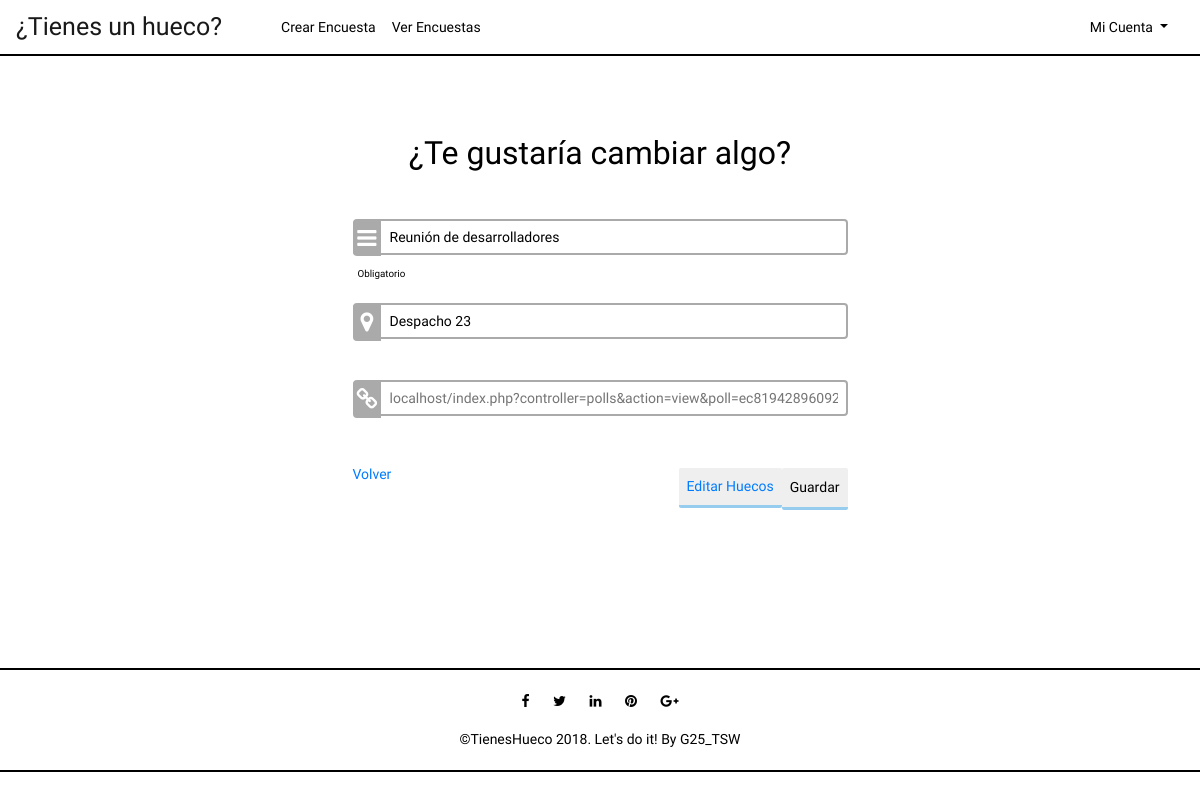
Page /index.php?controller=polls&action=edit&poll=ec819428960921f0cc1ce29022d26862 (signed in) on the committed database.
### tables this page shows
CREATE TABLE IF NOT EXISTS POLL(
  id int AUTO_INCREMENT NOT NULL ,
  title varchar(225) NOT NULL,
  ubication varchar(225),
  author varchar(25) NOT NULL,
  link varchar(225) UNIQUE NOT NULL,
  PRIMARY KEY(id),
  FOREIGN KEY (author) REFERENCES USER (username) ON UPDATE CASCADE ON DELETE CASCADE
);

### core/ViewManager.php (called while the page is built, shortened)
<?php
class ViewManager {
	private $variables = array();
	public function setVariable($varname, $value, $flash=false) {
		$this->variables[$varname] = $value;
	}
	public function getVariable($varname, $default=NULL) {
		if (!isset($this->variables[$varname])) {
			return $default;
		}
		return $this->variables[$varname];
	}
	public function render($controller, $viewname) {
		include(__DIR__."/../view/$controller/$viewname.php");
	}
	private static $viewmanager_singleton = NULL;
	public static function getInstance() {
		if (self::$viewmanager_singleton == null) {
			self::$viewmanager_singleton = new ViewManager();
		}
		return self::$viewmanager_singleton;
	}
}

### controller/PollsController.php (called while the page is built, shortened)
<?php
require_once(__DIR__."/../model/Poll.php");
require_once(__DIR__."/../model/PollMapper.php");
require_once(__DIR__."/../core/ViewManager.php");
class PollsController extends BaseController {
	private $pollMapper;
	public function __construct() {
		$this->pollMapper = new PollMapper();
	}
	public function edit() {
		$pollLink = $_REQUEST["poll"];
		$poll = $this->pollMapper->findPollByLink($pollLink);
		$this->view->setVariable("poll", $poll);
		$this->view->render("polls", "edit");
	}
}

### index.php (called while the page is built, shortened)
<?php
function run() {
	try {
		$controller = loadController($_GET["controller"]);
		$actionName = $_GET["action"];
		$controller->$actionName();
	} catch(Exception $ex) {
		die("An exception occured!!!!!".$ex->getMessage());
	}
}
function loadController($controllerName) {
	return new $controllerClassName();
}
run();
?>

### core/I18n.php (called while the page is built, shortened)
<?php
class I18n {
	private $messages;
	public function setLanguage($language) {
		$this->messages = $i18n_messages;
	}
	public function i18n($key) {
		if (isset($this->messages[$key])){
			return $this->messages[$key];
		}else{
			return $key;
		}
	}
	private static $i18n_singleton = null;
	public static function getInstance() {
		if (self::$i18n_singleton == NULL) {
			self::$i18n_singleton = new I18n();
		}
		return self::$i18n_singleton;
	}
}
function i18n($key) {
	return I18n::getInstance()->i18n($key);
}

### model/Poll.php (called while the page is built, shortened)
<?php
class Poll {
	private $title;
	private $ubication;
	private $link;
	public function __construct($id=NULL, $title=NULL, $ubication=NULL, User $author=NULL, $link=NULL) {
		$this->title = $title;
		$this->ubication = $ubication;
		$this->link = $link;
	}
	public function getTitle() {
		return $this->title;
	}
	public function getUbication() {
		return $this->ubication;
	}
	public function getLink() {
		return $this->link;
	}
}

### model/PollMapper.php (called while the page is built, shortened)
<?php
require_once(__DIR__."/../core/PDOConnection.php");
require_once(__DIR__."/../model/Poll.php");
class PollMapper {
	private $db;
	public function __construct() {
		$this->db = PDOConnection::getInstance();
	}
	public function findPollByLink($pollLink){
		$stmt = $this->db->query("SELECT DISTINCT * FROM poll WHERE link = '$pollLink'");
		$poll = $stmt->fetch(PDO::FETCH_ASSOC);
		if($poll != null) {
			return new Poll(
			$poll["id"],
			$poll["title"],
			$poll["ubication"],
			new User($poll["author"]),
			$poll["link"]
		);
		} else {
			return NULL;
		}
	}
	 }

### core/PDOConnection.php (called while the page is built)
<?php
class PDOConnection {
	private static $dbhost = "127.0.0.1";
	private static $dbname = "tsw";
	private static $dbuser = "root";
	private static $dbpass = "";
	private static $db_singleton = null;
	public static function getInstance() {
		if (self::$db_singleton == null) {
			self::$db_singleton = new PDO(
			"mysql:host=".self::$dbhost.";dbname=".self::$dbname.";charset=utf8",
			self::$dbuser,
			self::$dbpass,
			array(
				PDO::ATTR_EMULATE_PREPARES => false,
				PDO::ATTR_ERRMODE => PDO::ERRMODE_EXCEPTION
			)
		);
	}
	return self::$db_singleton;
}
}
?>

### view/polls/edit.php (the view, shortened to what this page needs)
<?php
require_once(__DIR__."/../../core/ViewManager.php");
$view = ViewManager::getInstance();
$poll = $view->getVariable("poll");
$view->setVariable("title", "Add Poll"); ?>
<div class="container">
	<div class="row center-row">
		<div class="col-lg-6 center-block">
			<div id="subtitlePoll">
				<?=htmlentities(i18n("Do you want to change something?"))?>
			</div>
			<div class="col-lg-12 center-block2">
				<form method="POST" action="index.php?controller=polls&action=edit&poll=<?=$poll->getLink()?>">
					<div id="requiredInput">
						<div class="inputWithIconLogin inputIconBg">
							<input type="text" name="title" placeholder="<?= i18n("What is the matter about?")?>"  value="<?=htmlentities($poll->getTitle())?>" required>
							<i class="fa fa-reorder fa-lg fa-fw" aria-hidden="true"></i>
						</div>
						<div id=lblBox>
						<?= i18n("Mandatory")?>
						</div>
					</div>
					<div id="optionalInput">
						<div class="inputWithIconLogin inputIconBg">
							<input type="text" name="ubication" placeholder="<?= i18n("Where are you going to celebrate?")?>" value="<?=htmlentities($poll->getUbication())?>">
							<i class="fa fa-map-marker fa-lg fa-fw" aria-hidden="true"></i>
						</div>
					</div>
	                <div id="optionalInput">
                    	<div class="inputWithIconLogin inputIconBg">
                        	<input type="text" placeholder="localhost/index.php?controller=polls&action=view&poll=<?=$poll->getLink()?>" readonly>
                        	<i class="fa fa-link fa-lg fa-fw" aria-hidden="true"></i>
                   		 </div>
					</div>
					<button type="submit" name="submit" class="btn-dark"><?= i18n("Save")?></button>
				</form>
				<div id="subtitle">
					<button type="submit" class="btn btn-dark"><a href="index.php?controller=gaps&action=edit&poll=<?=$poll->getLink()?>"><?= i18n("Modify Gap") ?></a></button>
				</div>
				<a href="./index.php?controller=polls&action=index"><?= i18n("Back") ?></a>
			</div>
		</div>
	</div>
</div>

### styles/style.css (style rules this page uses)
body { font-family:'K2D','Open Sans', Arial, sans-serif; font-size:14px; font-weight:300; line-height:1.6em; color:#000; background-color:white; }
.container { margin: auto; }
.center-row { margin-left: auto; margin-right: auto; }
.center-block { float: none; background-color: white; margin-top: 3%; margin-bottom: 10%; margin-left: auto; margin-right: auto; border-radius: 5px; max-width: 80%; }
.center-block2 { margin: auto; margin-top: 5%; margin-bottom: 7%; overflow-x: auto; }
#subtitle { margin: auto; margin-top: 4%; font-size: 32px; text-align: center; margin-bottom: 8%; }
#subtitlePoll { margin: auto; margin-top: 10%; font-size: 32px; text-align: center; }
#requiredInput { margin-top: 4%; }
#lblBox { font-size: 70%; padding-left: 1%; }
#optionalInput { margin-top: 2%; margin-bottom: 5%; }
input[type=text],[type=password] { width:100%; border:2px solid #aaa; border-radius:4px; margin:8px 0; outline:none; padding:8px; box-sizing:border-box; transition:.3s; height: 10%!important; }
.inputWithIconLogin input[type=text],[type=password] { padding-left:35px; }
.inputWithIconLogin { position:relative; }
.inputWithIconLogin i { position:absolute; left:0; top:9px; padding:9px 8px; color:#aaa; transition:.3s; }
.inputWithIconLogin.inputIconBg i { background-color:#aaa; color:#fff; padding:9px 4px; border-radius:4px 0 0 4px; }
.fa-lg { font-size: 1.6em; line-height: 0.84em; }
.btn-dark { margin-top:20px; margin-bottom:10px; margin-right: 0%; padding:8px; font-size:14px; background-color:#eeee; color:#000; border:none; border-bottom:3px solid #19e6; border-radius:2px; float:right; }

### rows in the picture
poll: title "Reunión de desarrolladores", ubication "Despacho 23", link "localhost/index.php?controller=polls&action=view&poll=ec819428960921f0cc1ce29022d26862"

### other values in the picture
i18n("¿Tienes un hueco?") "¿Tienes un hueco?"
i18n("AddPoll") "Crear Encuesta"
i18n("SeeMyPolls") "Ver Encuestas"
i18n("MyAccount") "Mi Cuenta"
i18n("Do you want to change something?") "¿Te gustaría cambiar algo?"
i18n("Mandatory") "Obligatorio"
i18n("Save") "Guardar"
i18n("Modify Gap") "Editar Huecos"
i18n("Back") "Volver"
